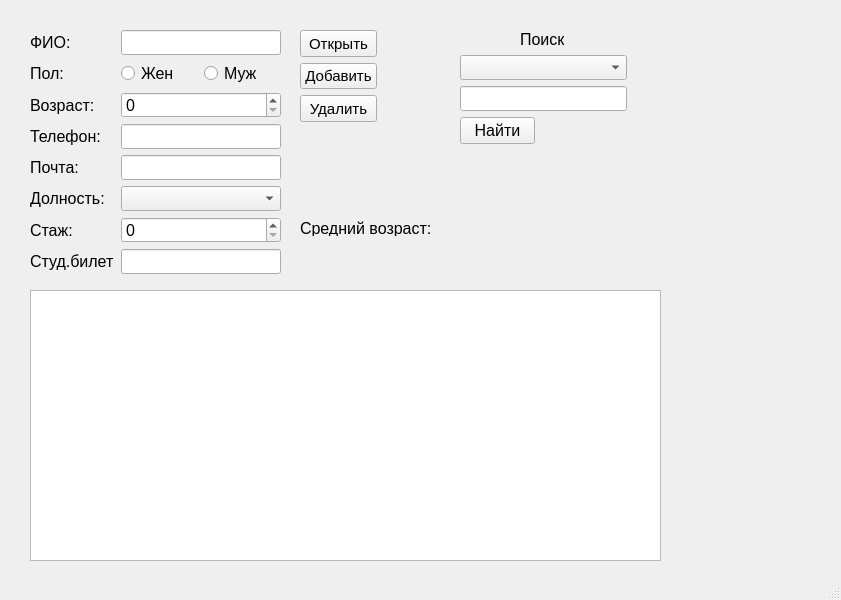
<?xml version="1.0" encoding="UTF-8"?>
<ui version="4.0">
 <class>MainWindow</class>
 <widget class="QMainWindow" name="MainWindow">
  <property name="geometry">
   <rect>
    <x>0</x>
    <y>0</y>
    <width>841</width>
    <height>600</height>
   </rect>
  </property>
  <property name="windowTitle">
   <string>Студенты</string>
  </property>
  <widget class="QWidget" name="centralwidget">
   <widget class="QTableWidget" name="twStaffs">
    <property name="geometry">
     <rect>
      <x>30</x>
      <y>290</y>
      <width>631</width>
      <height>271</height>
     </rect>
    </property>
    <property name="font">
     <font>
      <pointsize>10</pointsize>
     </font>
    </property>
   </widget>
   <widget class="QWidget" name="layoutWidget">
    <property name="geometry">
     <rect>
      <x>30</x>
      <y>30</y>
      <width>251</width>
      <height>244</height>
     </rect>
    </property>
    <layout class="QFormLayout" name="formLayout">
     <item row="0" column="0">
      <widget class="QLabel" name="label">
       <property name="sizePolicy">
        <sizepolicy hsizetype="Preferred" vsizetype="Preferred">
         <horstretch>3</horstretch>
         <verstretch>2</verstretch>
        </sizepolicy>
       </property>
       <property name="font">
        <font>
         <pointsize>12</pointsize>
        </font>
       </property>
       <property name="text">
        <string>ФИО:</string>
       </property>
      </widget>
     </item>
     <item row="0" column="1">
      <widget class="QLineEdit" name="leFio">
       <property name="font">
        <font>
         <pointsize>12</pointsize>
        </font>
       </property>
      </widget>
     </item>
     <item row="1" column="0">
      <widget class="QLabel" name="label_2">
       <property name="sizePolicy">
        <sizepolicy hsizetype="Preferred" vsizetype="Preferred">
         <horstretch>3</horstretch>
         <verstretch>2</verstretch>
        </sizepolicy>
       </property>
       <property name="font">
        <font>
         <pointsize>12</pointsize>
        </font>
       </property>
       <property name="text">
        <string>Пол:</string>
       </property>
      </widget>
     </item>
     <item row="1" column="1">
      <layout class="QHBoxLayout" name="horizontalLayout">
       <item>
        <widget class="QRadioButton" name="rbFemale">
         <property name="font">
          <font>
           <pointsize>12</pointsize>
          </font>
         </property>
         <property name="text">
          <string>Жен</string>
         </property>
         <attribute name="buttonGroup">
          <string notr="true">buttonGroup</string>
         </attribute>
        </widget>
       </item>
       <item>
        <widget class="QRadioButton" name="rbMale">
         <property name="font">
          <font>
           <pointsize>12</pointsize>
          </font>
         </property>
         <property name="text">
          <string>Муж</string>
         </property>
         <attribute name="buttonGroup">
          <string notr="true">buttonGroup</string>
         </attribute>
        </widget>
       </item>
      </layout>
     </item>
     <item row="2" column="0">
      <widget class="QLabel" name="label_3">
       <property name="sizePolicy">
        <sizepolicy hsizetype="Preferred" vsizetype="Preferred">
         <horstretch>3</horstretch>
         <verstretch>2</verstretch>
        </sizepolicy>
       </property>
       <property name="font">
        <font>
         <pointsize>12</pointsize>
        </font>
       </property>
       <property name="text">
        <string>Возраст:</string>
       </property>
      </widget>
     </item>
     <item row="2" column="1">
      <widget class="QSpinBox" name="sbAge">
       <property name="font">
        <font>
         <pointsize>12</pointsize>
        </font>
       </property>
      </widget>
     </item>
     <item row="3" column="0">
      <widget class="QLabel" name="label_4">
       <property name="sizePolicy">
        <sizepolicy hsizetype="Preferred" vsizetype="Preferred">
         <horstretch>3</horstretch>
         <verstretch>2</verstretch>
        </sizepolicy>
       </property>
       <property name="font">
        <font>
         <pointsize>12</pointsize>
        </font>
       </property>
       <property name="text">
        <string>Телефон:</string>
       </property>
      </widget>
     </item>
     <item row="3" column="1">
      <widget class="QLineEdit" name="lePhone">
       <property name="font">
        <font>
         <pointsize>12</pointsize>
        </font>
       </property>
       <property name="toolTip">
        <string/>
       </property>
       <property name="inputMask">
        <string/>
       </property>
      </widget>
     </item>
     <item row="4" column="0">
      <widget class="QLabel" name="label_5">
       <property name="sizePolicy">
        <sizepolicy hsizetype="Preferred" vsizetype="Preferred">
         <horstretch>3</horstretch>
         <verstretch>2</verstretch>
        </sizepolicy>
       </property>
       <property name="font">
        <font>
         <pointsize>12</pointsize>
        </font>
       </property>
       <property name="text">
        <string>Почта:</string>
       </property>
      </widget>
     </item>
     <item row="4" column="1">
      <widget class="QLineEdit" name="leEmail">
       <property name="font">
        <font>
         <pointsize>12</pointsize>
        </font>
       </property>
      </widget>
     </item>
     <item row="5" column="0">
      <widget class="QLabel" name="label_7">
       <property name="sizePolicy">
        <sizepolicy hsizetype="Preferred" vsizetype="Preferred">
         <horstretch>3</horstretch>
         <verstretch>2</verstretch>
        </sizepolicy>
       </property>
       <property name="font">
        <font>
         <pointsize>12</pointsize>
        </font>
       </property>
       <property name="text">
        <string>Долность:</string>
       </property>
      </widget>
     </item>
     <item row="5" column="1">
      <widget class="QComboBox" name="cbPost">
       <property name="font">
        <font>
         <pointsize>12</pointsize>
        </font>
       </property>
      </widget>
     </item>
     <item row="6" column="0">
      <widget class="QLabel" name="label_6">
       <property name="sizePolicy">
        <sizepolicy hsizetype="Preferred" vsizetype="Preferred">
         <horstretch>3</horstretch>
         <verstretch>2</verstretch>
        </sizepolicy>
       </property>
       <property name="font">
        <font>
         <pointsize>12</pointsize>
        </font>
       </property>
       <property name="text">
        <string>Стаж:</string>
       </property>
      </widget>
     </item>
     <item row="6" column="1">
      <widget class="QSpinBox" name="sbExp">
       <property name="font">
        <font>
         <pointsize>12</pointsize>
        </font>
       </property>
      </widget>
     </item>
     <item row="7" column="1">
      <widget class="QLineEdit" name="lePhone_2">
       <property name="font">
        <font>
         <pointsize>12</pointsize>
        </font>
       </property>
       <property name="toolTip">
        <string/>
       </property>
       <property name="inputMask">
        <string/>
       </property>
      </widget>
     </item>
     <item row="7" column="0">
      <widget class="QLabel" name="label_9">
       <property name="sizePolicy">
        <sizepolicy hsizetype="Preferred" vsizetype="Preferred">
         <horstretch>3</horstretch>
         <verstretch>2</verstretch>
        </sizepolicy>
       </property>
       <property name="font">
        <font>
         <pointsize>12</pointsize>
        </font>
       </property>
       <property name="text">
        <string>Студ.билет</string>
       </property>
      </widget>
     </item>
    </layout>
   </widget>
   <widget class="QWidget" name="layoutWidget">
    <property name="geometry">
     <rect>
      <x>300</x>
      <y>30</y>
      <width>77</width>
      <height>92</height>
     </rect>
    </property>
    <layout class="QVBoxLayout" name="verticalLayout">
     <item>
      <widget class="QPushButton" name="pbOpen">
       <property name="sizePolicy">
        <sizepolicy hsizetype="Expanding" vsizetype="Expanding">
         <horstretch>0</horstretch>
         <verstretch>0</verstretch>
        </sizepolicy>
       </property>
       <property name="font">
        <font>
         <pointsize>11</pointsize>
        </font>
       </property>
       <property name="mouseTracking">
        <bool>false</bool>
       </property>
       <property name="tabletTracking">
        <bool>false</bool>
       </property>
       <property name="inputMethodHints">
        <set>Qt::ImhNone</set>
       </property>
       <property name="text">
        <string>Открыть</string>
       </property>
       <property name="autoDefault">
        <bool>false</bool>
       </property>
      </widget>
     </item>
     <item>
      <widget class="QPushButton" name="pbInsert">
       <property name="sizePolicy">
        <sizepolicy hsizetype="Expanding" vsizetype="Expanding">
         <horstretch>0</horstretch>
         <verstretch>0</verstretch>
        </sizepolicy>
       </property>
       <property name="font">
        <font>
         <pointsize>11</pointsize>
        </font>
       </property>
       <property name="mouseTracking">
        <bool>false</bool>
       </property>
       <property name="tabletTracking">
        <bool>false</bool>
       </property>
       <property name="inputMethodHints">
        <set>Qt::ImhNone</set>
       </property>
       <property name="text">
        <string>Добавить</string>
       </property>
       <property name="autoDefault">
        <bool>false</bool>
       </property>
      </widget>
     </item>
     <item>
      <widget class="QPushButton" name="pbDelete">
       <property name="sizePolicy">
        <sizepolicy hsizetype="Expanding" vsizetype="Expanding">
         <horstretch>0</horstretch>
         <verstretch>0</verstretch>
        </sizepolicy>
       </property>
       <property name="font">
        <font>
         <pointsize>11</pointsize>
        </font>
       </property>
       <property name="mouseTracking">
        <bool>false</bool>
       </property>
       <property name="tabletTracking">
        <bool>false</bool>
       </property>
       <property name="inputMethodHints">
        <set>Qt::ImhNone</set>
       </property>
       <property name="text">
        <string>Удалить</string>
       </property>
       <property name="autoDefault">
        <bool>false</bool>
       </property>
      </widget>
     </item>
    </layout>
   </widget>
   <widget class="QLabel" name="lblAvgAge">
    <property name="geometry">
     <rect>
      <x>300</x>
      <y>220</y>
      <width>311</width>
      <height>16</height>
     </rect>
    </property>
    <property name="font">
     <font>
      <pointsize>12</pointsize>
     </font>
    </property>
    <property name="text">
     <string>Средний возраст:</string>
    </property>
   </widget>
   <widget class="QPushButton" name="pbFind">
    <property name="geometry">
     <rect>
      <x>460</x>
      <y>117</y>
      <width>75</width>
      <height>27</height>
     </rect>
    </property>
    <property name="font">
     <font>
      <pointsize>12</pointsize>
     </font>
    </property>
    <property name="text">
     <string>Найти</string>
    </property>
   </widget>
   <widget class="QLineEdit" name="leFind">
    <property name="enabled">
     <bool>true</bool>
    </property>
    <property name="geometry">
     <rect>
      <x>460</x>
      <y>86</y>
      <width>167</width>
      <height>25</height>
     </rect>
    </property>
    <property name="sizePolicy">
     <sizepolicy hsizetype="Expanding" vsizetype="Maximum">
      <horstretch>0</horstretch>
      <verstretch>0</verstretch>
     </sizepolicy>
    </property>
    <property name="font">
     <font>
      <pointsize>12</pointsize>
     </font>
    </property>
   </widget>
   <widget class="QComboBox" name="cbColNames">
    <property name="geometry">
     <rect>
      <x>460</x>
      <y>55</y>
      <width>167</width>
      <height>25</height>
     </rect>
    </property>
    <property name="sizePolicy">
     <sizepolicy hsizetype="Preferred" vsizetype="Maximum">
      <horstretch>0</horstretch>
      <verstretch>0</verstretch>
     </sizepolicy>
    </property>
    <property name="font">
     <font>
      <pointsize>12</pointsize>
     </font>
    </property>
   </widget>
   <widget class="QLabel" name="label_8">
    <property name="geometry">
     <rect>
      <x>520</x>
      <y>30</y>
      <width>44</width>
      <height>19</height>
     </rect>
    </property>
    <property name="sizePolicy">
     <sizepolicy hsizetype="Preferred" vsizetype="Preferred">
      <horstretch>3</horstretch>
      <verstretch>2</verstretch>
     </sizepolicy>
    </property>
    <property name="font">
     <font>
      <pointsize>12</pointsize>
     </font>
    </property>
    <property name="text">
     <string>Поиск</string>
    </property>
   </widget>
  </widget>
  <widget class="QMenuBar" name="menubar">
   <property name="geometry">
    <rect>
     <x>0</x>
     <y>0</y>
     <width>841</width>
     <height>21</height>
    </rect>
   </property>
  </widget>
  <widget class="QStatusBar" name="statusbar"/>
 </widget>
 <resources/>
 <connections/>
 <buttongroups>
  <buttongroup name="buttonGroup"/>
 </buttongroups>
</ui>
